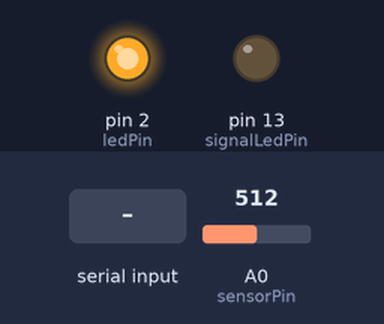
A sketch run on a simulated Arduino Uno, built with avr-gcc and run on an emulated ATmega328P. Parts: output pins drawn as LEDs (lit = HIGH). Inputs (shaded band) come from the test bench; at power-on: A0 (sensorPin) = 512.

Above: at 2.2 s.
2.3 s: A0 (sensorPin) set to 600
3.8 s: A0 (sensorPin) set to 626
At 4.5 s:
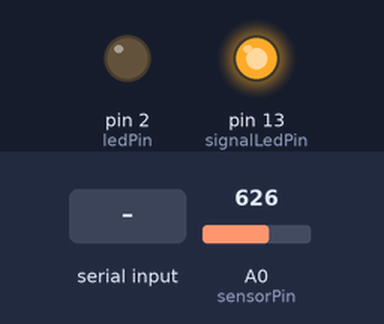
6.8 s: A0 (sensorPin) set to 511
At 8.0 s:
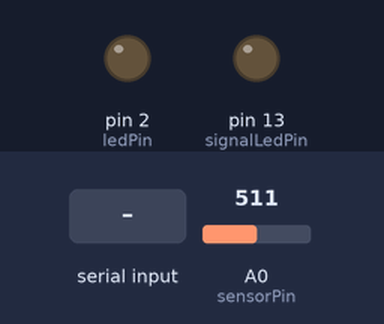
8.3 s: byte 30 received over Serial
At 8.71 s:
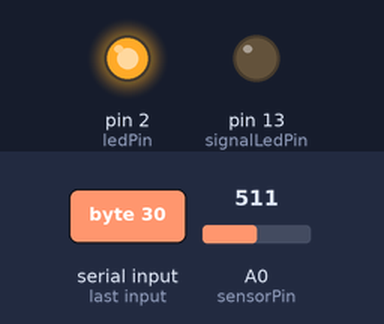
10.4 s: A0 (sensorPin) set to 716
At 10.8 s:
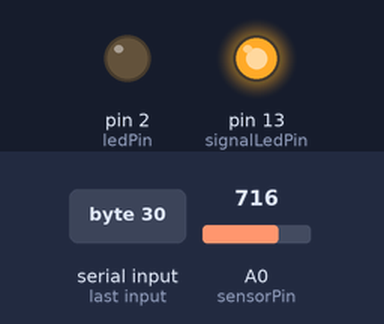
Timing chart, 0 to 13.4 s (numbered marks = the images above; inputs shaded):
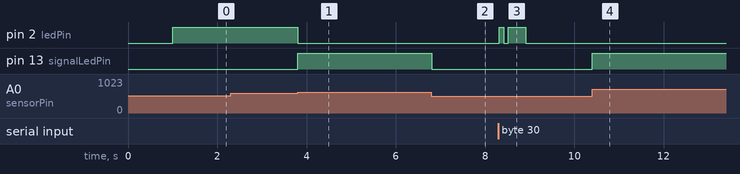

Measured:
- the behaviour switches between 614 and 615 on A0 (sensorPin) (found by bisection; images 0 and 1)
- after the input at 2.3 s, every drawn part: stays the same
- after the input at 3.8 s, pin 2 (ledPin): HIGH → LOW at once; pin 13 (signalLedPin): LOW → HIGH at once
- after the input at 6.8 s, pin 13 (signalLedPin): HIGH → LOW at once
- after the input at 8.3 s, pin 2 (ledPin): LOW → HIGH at once, → LOW 0.10 s later, → HIGH 0.10 s later, → LOW 0.40 s later
- after the input at 10.4 s, pin 13 (signalLedPin): LOW → HIGH at once

The sketch:

auroraLink40.ino
```cpp
/*
 * Aurora-Link v3.9.7 - "The Constant Listener"
 * - Fix: Receiver is now ALWAYS active, even during Sighting Mode.
 * - Logic: A 20% light jump triggers an immediate decode attempt.
 * - Timing: Optimized for 10 Baud (100ms bits).

 EDIT: I found setting deltaPercent to .06 works a lot better.

 */

long baudRate = 10;

const int ledPin = 2;
const int signalLedPin = 13;
const int sensorPin = A0;

bool sightingMode = true;
unsigned long lastActivity = 0;
const unsigned long timeout = 15000;

float referenceLevel = 512.0;
const float deltaPercent = 0.20;

void setup() {
  Serial.begin(baudRate);
  pinMode(ledPin, OUTPUT);
  pinMode(signalLedPin, OUTPUT);

  delay(1000);
  referenceLevel = (float)analogRead(sensorPin);
  digitalWrite(ledPin, HIGH);
  lastActivity = millis();
}

void loop() {
  unsigned long currentTime = millis();
  int sensorValue = analogRead(sensorPin);
  float change = ((float)sensorValue - referenceLevel) / referenceLevel;

  // 1. CONSTANT RECEIVER
  // If we see a jump > 20%, we assume a Start Bit is happening.
  if (change > deltaPercent) {
    digitalWrite(signalLedPin, HIGH);

    // If we were in Sighting Mode, drop it immediately so we don't blind ourselves
    if (sightingMode) {
      sightingMode = false;
      digitalWrite(ledPin, LOW);
      // We don't delay here; we need to jump straight into decoding the bits
    }

    char receivedChar = receiveByte();
    if (receivedChar > 0) {
      Serial.write(receivedChar);
      lastActivity = millis(); // Refresh the 15s timer
    }
  } else {
    digitalWrite(signalLedPin, LOW);
  }

  // 2. TRANSMITTER (From PuTTY)
  if (Serial.available() > 0) {
    char outChar = (char)Serial.read();
    lastActivity = millis();
    sightingMode = false;
    transmitByte(outChar);
  }

  // 3. AUTOMATIC SIGHTING BEACON
  // This ONLY controls the light, it no longer blocks the receiver logic.
  if (!sightingMode && (currentTime - lastActivity > timeout)) {
    sightingMode = true;
    referenceLevel = (float)analogRead(sensorPin); // Re-calibrate to current room light
  }

  // Apply Sighting State to LED
  // (But only if we aren't currently transmitting)
  if (sightingMode) {
    digitalWrite(ledPin, HIGH);
  } else if (Serial.available() == 0) {
    digitalWrite(ledPin, LOW);
  }
}

void transmitByte(char c) {
  int bitTime = 100;
  digitalWrite(ledPin, HIGH); // Start Bit
  delay(bitTime);
  for (int i = 0; i < 8; i++) {
    digitalWrite(ledPin, bitRead(c, i));
    delay(bitTime);
  }
  digitalWrite(ledPin, LOW); // Stop Bit
  delay(bitTime);
}

char receiveByte() {
  int bitTime = 100;
  char result = 0;

  // Wait 150ms to get past the Start Bit and into the center of Bit 0
  delay(150);

  for (int i = 0; i < 8; i++) {
    int val = analogRead(sensorPin);
    float diff = ((float)val - referenceLevel) / referenceLevel;

    if (diff > (deltaPercent / 2)) {
      bitSet(result, i);
      digitalWrite(signalLedPin, HIGH); // Visual feedback of '1' bits
    } else {
      digitalWrite(signalLedPin, LOW);
    }

    delay(bitTime);
  }

  digitalWrite(signalLedPin, LOW);
  return result;
}
```
